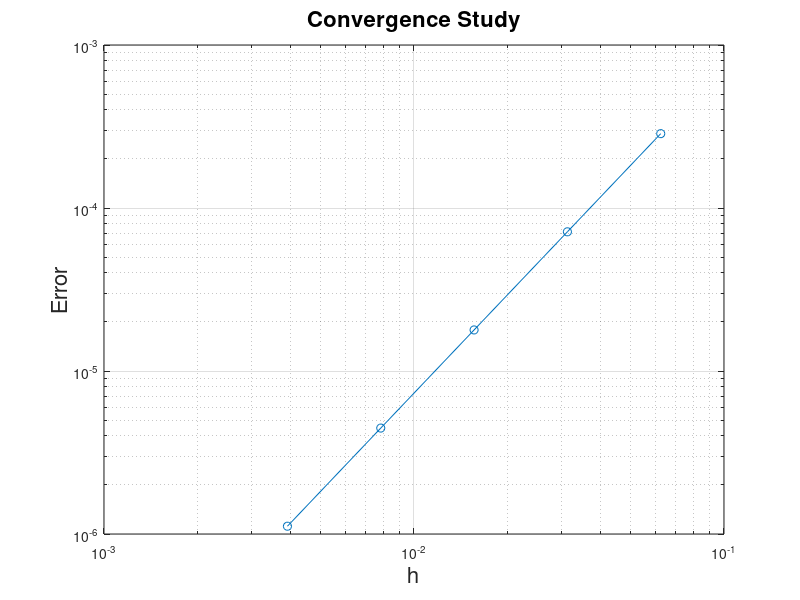

This figure's MATLAB source:
u_exact = @(x) 0.5*cos(pi*x/2) + 1;
f = @(x) -0.5*(pi/2)^2*cos(pi*x/2) - (0.5*cos(pi*x/2) + 1);

hs = [];
errs = [];
for N = [16 32 64 128 256]
    x = linspace(0,1,N+1)';
    h = x(2)-x(1);
    u_exact_vec = u_exact(x);
    F = f(x);

    A = zeros(N+1,N+1);

    for i=2:N
        A(i,i-1) = 1/h^2;
        A(i,i)   = -2/h^2 - 1;
        A(i,i+1) = 1/h^2;
    end
    A(1,1) = -2/h^2 - 1;
    A(1,2) = 2/h^2;
    A(N+1,:) = 0; A(N+1,N+1) = 1; F(N+1) = 1;

    u_num = A\F;
    e = max(abs(u_num - u_exact_vec));
    hs = [hs h];
    errs = [errs e];
end

loglog(hs, errs, 'o-')
xlabel('h', 'fontsize', 16)
ylabel('Error', 'fontsize', 16)
title('Convergence Study', 'fontsize', 16)
grid on

